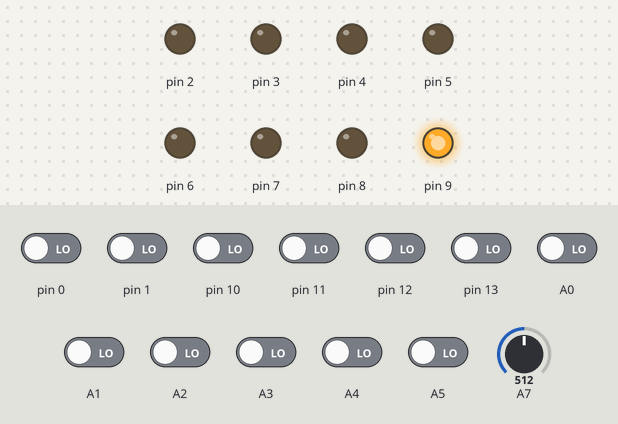
This sketch was run on a simulated Arduino Nano, built with avr-gcc and run on an emulated ATmega328P. Parts: output pins drawn as LEDs (lit = HIGH). The test bench sets the inputs (shaded band); at power-on: A0–5, pin 0, pin 1, pin 10–13 LOW, A7 = 512.

Above: at 1.2 s.
1.3 s: A7 set to 107
2.8 s: A7 set to 94
At 4.0 s:
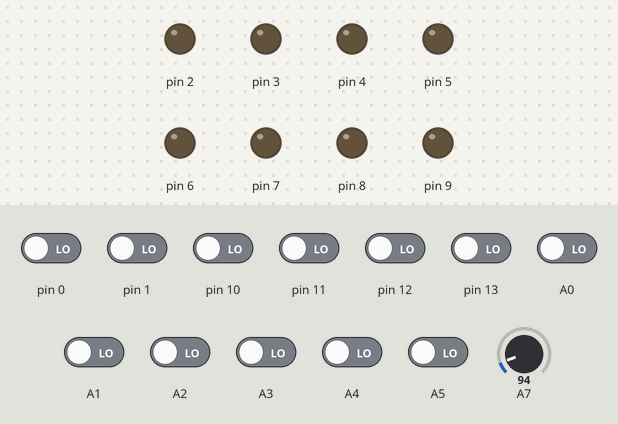
4.3 s: pin 10 driven HIGH
5.8 s: pin 0 driven HIGH
At 6.3 s:
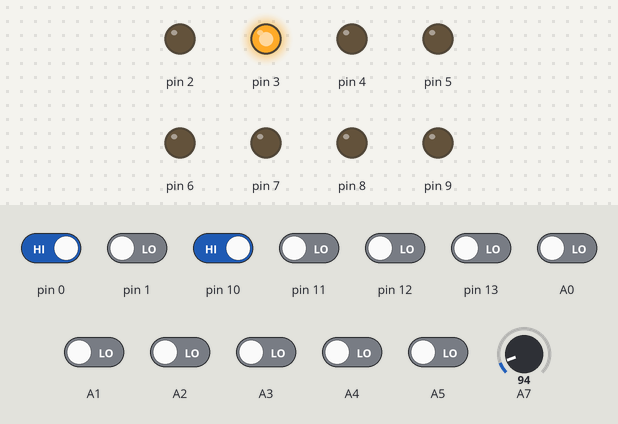
7.3 s: pin 1 driven HIGH
At 8.5 s:
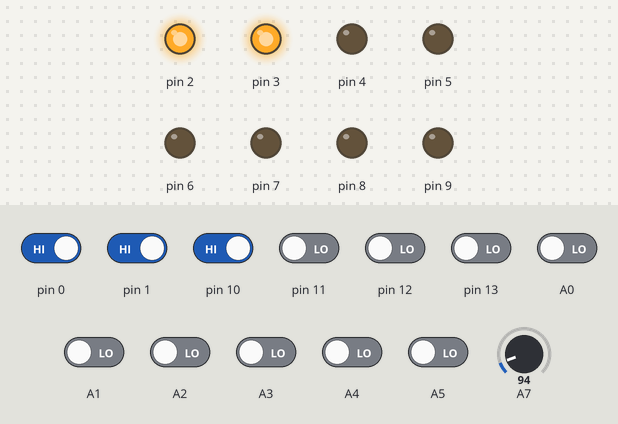
8.8 s: A0 driven HIGH
At 9.7 s:
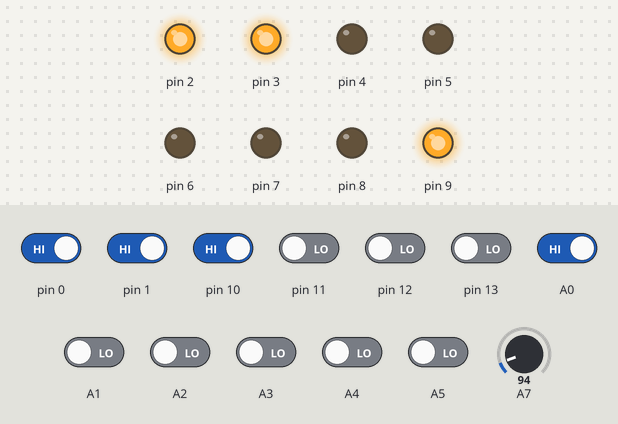
Timing chart, 0 to 11.3 s (numbered marks = the images above; inputs shaded):
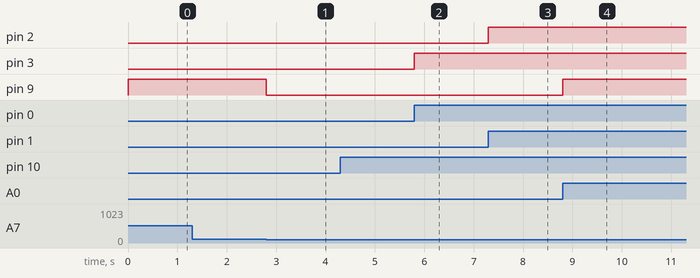

Measured:
- the behaviour switches between 101 and 100 on A7 (found by bisection; images 0 and 1)
- after the input at 1.3 s, every drawn part: stays the same
- after the input at 2.8 s, pin 9: HIGH → LOW at once
- after the input at 5.8 s, pin 3: LOW → HIGH at once
- after the input at 7.3 s, pin 2: LOW → HIGH at once
- after the input at 8.8 s, pin 9: LOW → HIGH at once

The sketch:

RamArduino.ino
```cpp
bool memory[16][8] =
{ {1, 0, 0, 0, 0, 0, 0, 0},
  {0, 1, 0, 0, 0, 0, 0, 0},
  {0, 0, 1, 0, 0, 0, 0, 0},
  {0, 0, 0, 0, 0, 0, 0, 0},
  {0, 0, 0, 0, 0, 0, 0, 0},
  {0, 0, 0, 0, 0, 0, 0, 0},
  {0, 0, 0, 0, 0, 0, 0, 0},
  {0, 0, 0, 0, 0, 0, 0, 0},
  {0, 0, 0, 0, 0, 0, 0, 0},
  {0, 0, 0, 0, 0, 0, 0, 0},
  {0, 0, 0, 0, 0, 0, 0, 0},
  {0, 0, 0, 0, 0, 0, 0, 0},
  {0, 0, 0, 0, 0, 0, 0, 0},
  {0, 0, 0, 0, 0, 0, 0, 0},
  {0, 0, 0, 0, 0, 0, 0, 0},
  {0, 0, 0, 0, 0, 0, 0, 0}
};

void setup() {
  for (int i = 0; i < 8; i++) {
    pinMode(i + 2, OUTPUT);
  }

  pinMode(A0, INPUT);
  pinMode(A1, INPUT);
  pinMode(A2, INPUT);
  pinMode(A3, INPUT);
  pinMode(A4, INPUT);
  pinMode(A5, INPUT);
  pinMode(0, INPUT);
  pinMode(1, INPUT);

  for (int i = 0; i < 4; i++) {
    pinMode(i + 10, INPUT);
  }

}

void loop() {
  int x = getAddress();
  int A7State = analogRead(A7) > 100 ? 1 : 0;

  for (int i = 0; i < 8; i++){
    digitalWrite(2+i, memory[x][7-i]);
  }

  if (A7State == 0){
    memory[x][0] = digitalRead(A0);
    memory[x][1] = digitalRead(A1);
    memory[x][2] = digitalRead(A2);
    memory[x][3] = digitalRead(A3);
    memory[x][4] = digitalRead(A4);
    memory[x][5] = digitalRead(A5);
    memory[x][6] = digitalRead(0);
    memory[x][7] = digitalRead(1);
  }

}

int getAddress() {
  int Addr1 = digitalRead(10);
  int Addr2 = digitalRead(11);
  int Addr3 = digitalRead(12);
  int Addr4 = digitalRead(13);

  return (Addr1 + (Addr2 * 2) + (Addr3 * 4) + (Addr4 * 8));
}
```
